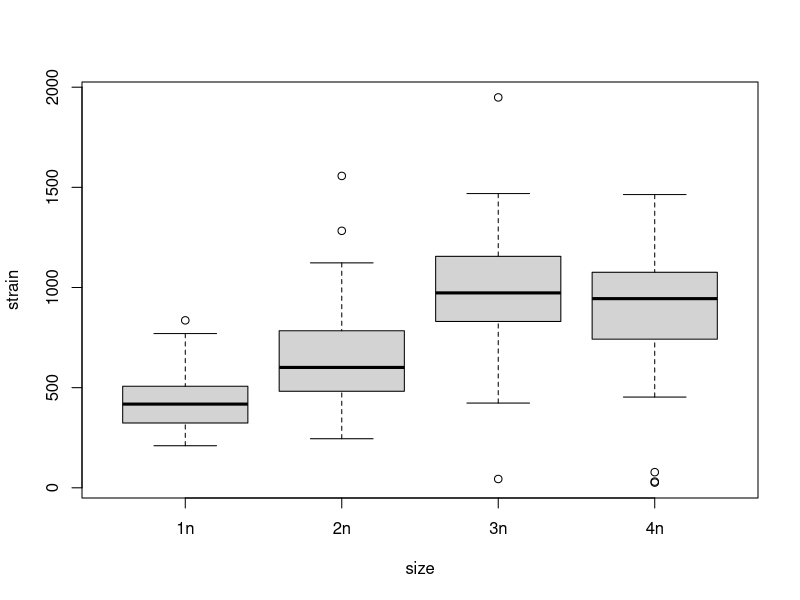
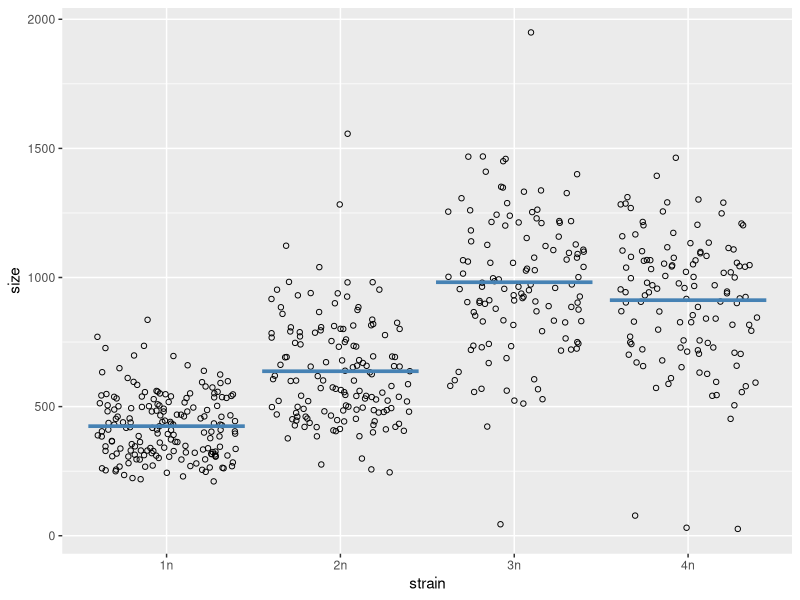
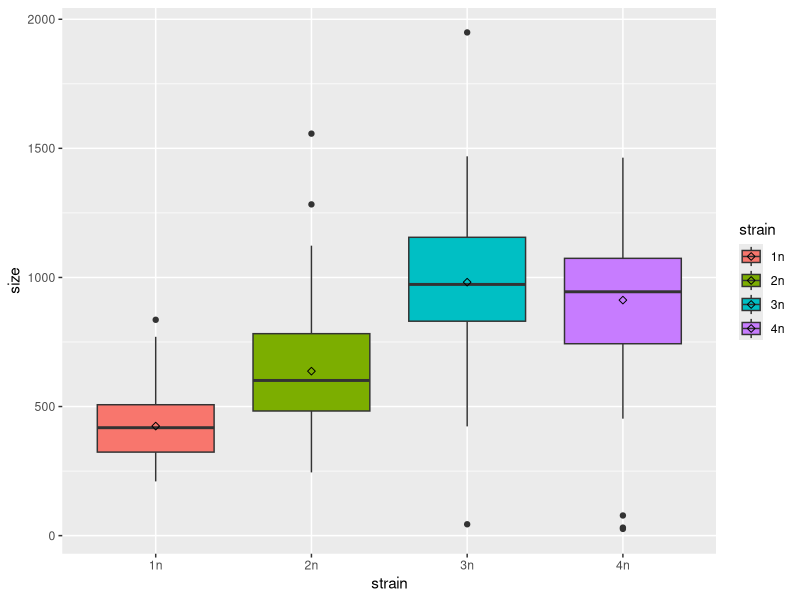
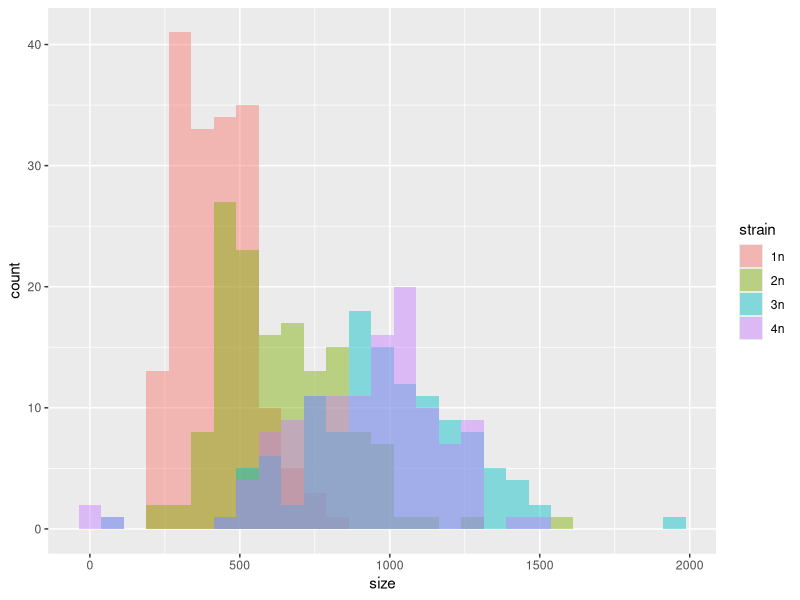
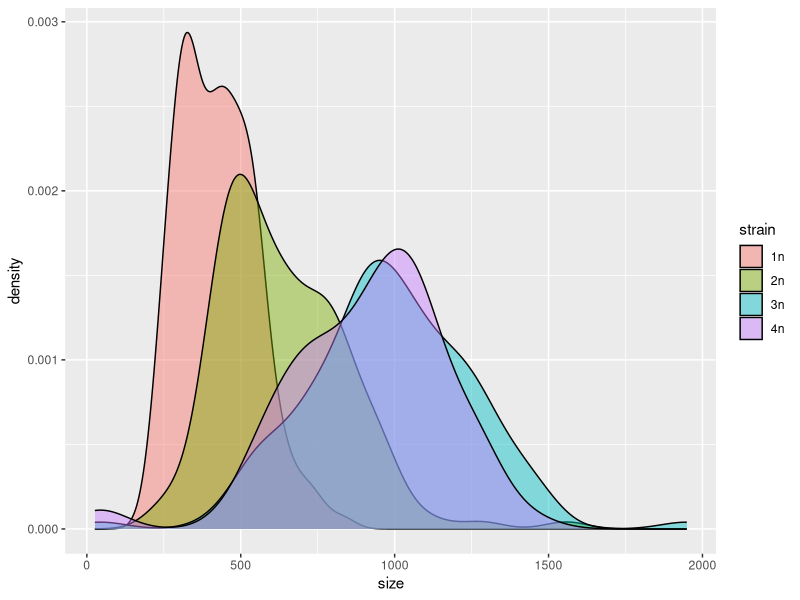
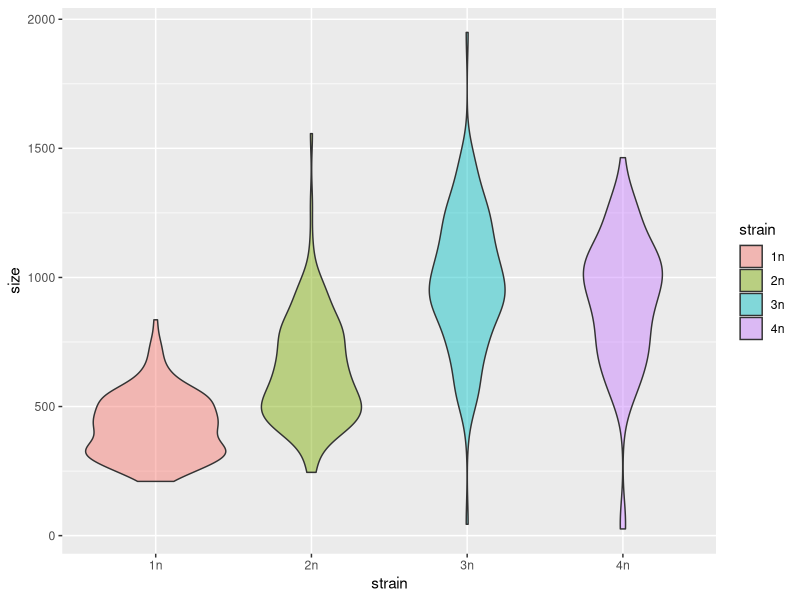
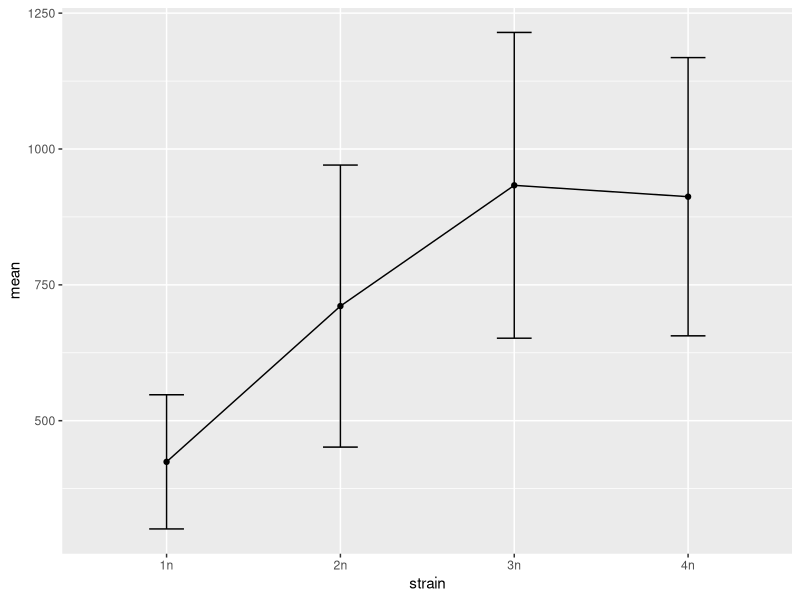
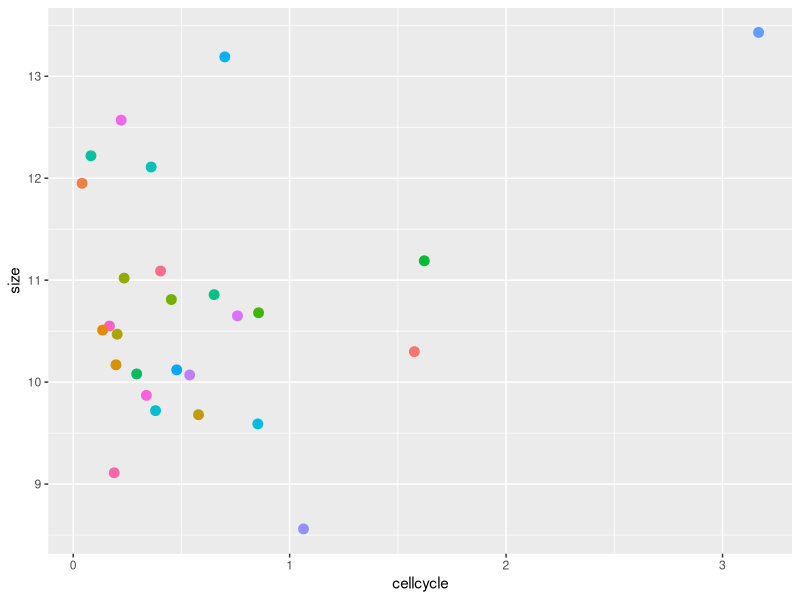

Reproduce these figures in R, in order.
## ---- chunk 1

library(ggplot2)

## ---- chunk 2

#data files
data2 <- read.csv("size.csv", header = TRUE)
data2.5 <- read.csv("size2.csv", header = TRUE)
data2.5_stat <- read.csv("size_stat.csv", header = TRUE)
data3 <- read.csv("size3.csv", header = TRUE)
data4 <- read.csv("size4.csv", header = TRUE)

head(data2)
head(data2.5)
head(data2.5_stat)
head(data3)
head(data4)

## ---- chunk 3

#built-in plot in R
##you don't need any package for this plot. you can simply give R what's "x" and what's "y".
boxplot(size~strain,data=data2, xlab="size", ylab="strain")

#ploting raw data point
# stat require an additional line, but flexible
ggplot(data2, aes(x=strain, y=size)) +
  geom_jitter(shape = 1) +
  stat_summary(fun=mean, geom="crossbar", colour = "steelblue", position=position_dodge(width=0.5))


#boxplot
ggplot(data2, aes(x=strain, y=size, fill= strain)) +
  geom_boxplot() +
  stat_summary(fun=mean, geom="point", shape = 5, position=position_dodge(width=0.5))

#histogram
ggplot(data2, aes(x=size, fill=strain)) +
  geom_histogram(binwidth=75, alpha=0.45, position="identity")  

#density plot
ggplot(data2, aes(x=size, fill=strain)) +
  geom_density(alpha=0.45) 

#violin plot
ggplot(data2, aes(x=strain, y=size, fill=strain)) +
  geom_violin(alpha =0.45) 

#Line plot
ggplot(data2.5_stat, aes(x=strain, y=mean)) +
  geom_point() +
  geom_line(aes(group=1)) +
  geom_errorbar(aes(ymin=mean-sd, ymax=mean+sd), width=0.2)


#Scatter plot
ggplot(data3, aes(x=cellcycle, y=size, color=strain))+
  geom_point(size=3) +
  theme(legend.position="none")

##Trend lines
ggplot(data3, aes(x=cellcycle, y=size))+
  geom_point(size =3, alpha = 0.5, color = "red") +
  geom_smooth(method = lm) +
  theme(legend.position="none")

## ---- chunk 4

#original example
ggplot(data2, aes(x=strain, y=size)) +
  geom_boxplot(outlier.shape=NA) 
  
#modified/polished version
ggplot(data2, aes(x=strain, y=size, fill = strain)) +
  #note:raw data
  geom_jitter(shape = 1, height = 0, color="#BDC0BA", size = 2, width = 0.3) +
  #note:box plots
  geom_boxplot(outlier.color = "darkred", outlier.shape = 4) +
  
  #note:add necessary stats
  stat_summary(fun = "mean", geom = "point", shape = 21, size = 3, fill = "white") +
  #note:change sample names on X-axis
  scale_x_discrete(labels=c("haploids","diploids","triploids", "tetraploids")) +
  #note:change box colors
  scale_fill_manual(values=c("#B28FCE", "#81C7D4","#58B2DC","#66327C")) +
  #note:change backgroup colors
  theme_bw() +
  #note:change X-axis labels
  theme(axis.title.x = element_text(face="bold", colour="grey", size=16),
        axis.text.x  = element_text(size=12),
  #note:change Y-axis labels
        axis.title.y = element_text(face="bold", colour="grey", size=16),
        axis.text.y = element_text(size=12)) +
  #note:change Y-axis scale
  ylim(0,2100) +
  #note:change axis labels
  ylab("size (a.u.)") +  
  xlab("") +
  #note:change Y-axis
  labs(title = "Ploidy effects")
  
